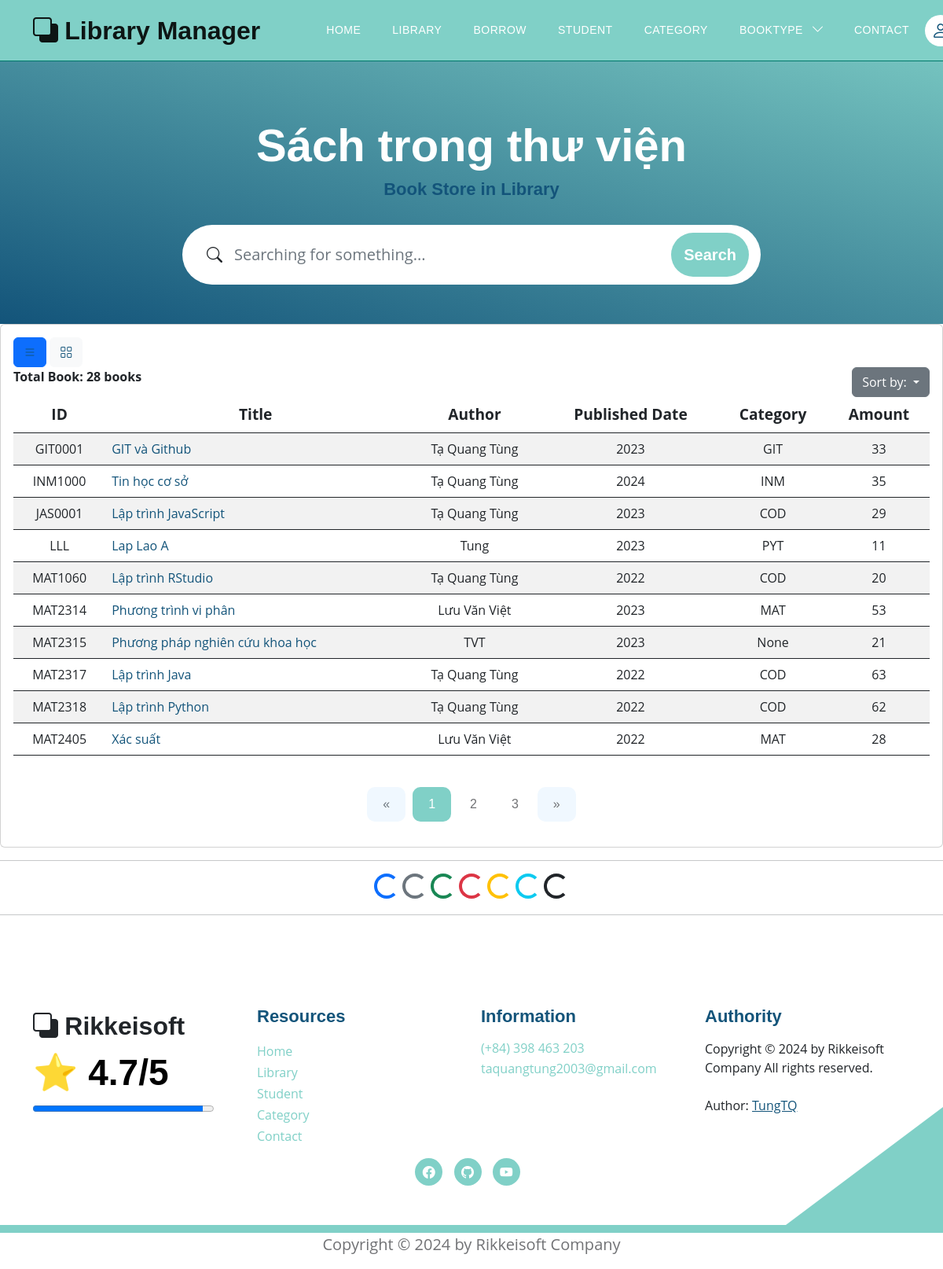
The page /books?bookview=0 on the database its author committed.
### models.py (models this page shows, shortened)
class Book(Base):
    __tablename__ = 'books'
    username_id = Column(String(30), ForeignKey('users.username'), nullable=False)
    id_book = Column(String(30), primary_key=True, unique=True, index=True)         # Số thứ tự sách
    title = Column(String(100), index=True)      # Tiêu đề sách
    author = Column(String(100), index=True)     # Tác giả
    year = Column(Integer)                  # Năm xuất bản
    quantity_amount = Column(Integer, index=True, default=0)
    category_id = Column(String(10), ForeignKey('category.category_id'), nullable=False)
    insert_at = Column(DateTime, index=True)
    insert_id = Column(String(30), index=True)
    update_at = Column(DateTime,index=True)
    update_id = Column(String(30), index=True)
    delete_at = Column(DateTime,index=True)
    delete_id = Column(String(30), index=True)
    delete_flag = Column(Integer, index=True)
    image_book = Column(String(100), index=True, nullable=True)         # Đường dẫn tới ảnh của sách
    pdf_book = Column(String(100), index=True, nullable=True)           # Đường dẫn tới file PDF của sách
    user = relationship("User", back_populates="books")
    category = relationship("Category", back_populates="category_books")
    borrows = relationship("BorrowBook", back_populates="book_borrow")
    borrowfinal = relationship("BorrowBookFinal", back_populates="book_borrow_final")
    comments = relationship("CommentBook", back_populates="book")

class Category(Base):
    __tablename__ = 'category'
    category_id = Column(String(10), primary_key=True, index=True)
    category_name = Column(String(50), index=True)
    insert_at = Column(DateTime, index=True)
    insert_id = Column(String(30), index=True)
    update_at = Column(DateTime,index=True)
    update_id = Column(String(30), index=True)
    delete_at = Column(DateTime,index=True)
    delete_id = Column(String(30), index=True)
    delete_flag = Column(Integer, index=True)
    category_books = relationship("Book", back_populates="category")

### routers/book.py (the view)
@router.get('/books', response_class=HTMLResponse)
async def read_all_books(request: Request, bookview: int, page: int = Query(1, gt=0), page_size: int = Query(10, gt=0), page_size2: int = Query(12, gt = 0), db: Session = Depends(models.get_db)):
    mean_star = function.get_mean_star(db)
    all_category2 = db.query(models.Category).filter(models.Category.delete_flag != 1).all()
    if bookview == 0:
        offset = (page - 1) * page_size
        books = db.query(models.Book).filter(models.Book.delete_flag == 0).order_by(models.Book.id_book).offset(offset).limit(page_size).all()
        total_books = db.query(models.Book).filter(models.Book.delete_flag == 0).count()
        total_pages = (total_books + page_size - 1) // page_size  # Tính toán tổng số trang
        return templates.TemplateResponse("books/library.html", {
            "request": request,
            "books": books,
            "total_books": total_books,
            "page": page,
            "total_pages": total_pages,
            "mean_star": mean_star,
            "bookview": bookview,
            "all_category2": all_category2
        })
    else:
        offset = (page - 1) * page_size2
        books = db.query(models.Book).filter(models.Book.delete_flag == 0).order_by(models.Book.id_book).offset(offset).limit(page_size2).all()
        total_books = db.query(models.Book).filter(models.Book.delete_flag == 0).count()
        total_pages = (total_books + page_size2 - 1) // page_size2  # Tính toán tổng số trang
        return templates.TemplateResponse("books/library_view.html", {
            "request": request,
            "books": books,
            "total_books": total_books,
            "page": page,
            "total_pages": total_pages,
            "mean_star": mean_star,
            "bookview": bookview,
            "all_category2": all_category2
        })

### templates/books/library.html (shortened to what this page needs)
{% extends "base.html" %}
{% block content %}
<section class="hero-section d-flex justify-content-center align-items-center" id="section_1"
    style="padding-bottom: 50px;">
    <div class="container">
        <div class="row">
            <div class="col-lg-8 col-12 mx-auto">
                <h1 class="text-white text-center"> Sách trong thư viện </h1>
                <h6 class="text-center"> Book Store in Library </h6>
                <form method="get" action="/books/search_book?bookview={{bookview}}" class="custom-form mt-4 pt-2 mb-lg-0 mb-5" role="search">
                    <div class="input-group input-group-lg">
                        <span class="input-group-text bi-search" id="basic-addon1"></span>
                        <input name="searching" type="search" class="form-control" id="searching"
                            placeholder="Searching for something..." aria-label="Search Anywhere">
                        <button type="submit" class="btn btn-primary">Search</button>
                    </div>
                </form>
            </div>
        </div>
    </div>
</section>
<div class="card card-table comman-shadow">
    <div class="card-body">
        <div class="table-responsive">
            <div id="DataTables_Table_0_wrapper" class="dataTables_wrapper no-footer">
                <div class="row">
                    <div class="container">
                        <div class="button-container">
                            <button class="btn btn-primary button">
                                <a href="/books?bookview=0">
                                    <i class="bi bi-list"></i>
                                </a>
                            </button>
                            <button class="btn btn-light button">
                                <a href="/books?bookview=1">
                                    <i class="bi bi-grid"></i>
                                </a>
                            </button>
                        </div>
                    </div>
                    <div class="col-md-6">
                        <div class="dataTables_length" id="DataTables_Table_0_length">
                            <label> <b> Total Book: {{total_books}} books </b>
                            </label>
                        </div>
                    </div>
                    <div class="col-md-6 text-md-end">
                        <div class="dropdown">
                            <button class="btn btn-secondary dropdown-toggle" type="button" data-bs-toggle="dropdown" aria-expanded="false">
                                Sort by:
                            </button>
                        </div>
                    </div>
                </div>
                <table
                    class="table border-0 star-student table-hover table-center mb-0 datatable table-striped dataTable no-footer"
                    id="DataTables_Table_0" aria-describedby="DataTables_Table_0_info">
                    <thead class="student-thread">
                        <tr style="text-align: center; font-size:larger;">
                            <th rowspan="1" colspan="1"
                                aria-label="ID: activate to sort column ascending">ID</th>
                            <th rowspan="1" colspan="1"
                                aria-label="Title: activate to sort column ascending">Title</th>
                            <th rowspan="1" colspan="1"
                                aria-label="Author: activate to sort column ascending">Author</th>
                            <th rowspan="1" colspan="1"
                                aria-label="Published Date: activate to sort column ascending">Published Date</th>
                            <th rowspan="1" colspan="1"
                                aria-label="Category: activate to sort column ascending">Category</th>
                            <th rowspan="1" colspan="1"
                                aria-label="Action: activate to sort column ascending">Amount</th>
                        </tr>
                    </thead>
                    <tbody>
                        <form action="">
                        {% for book in books %}
                            <tr class="{% if loop.index is even %} even {% else %}odd{% endif %}">
                                <td style="text-align: center;">{{ book.id_book }}</td>
                                <td> <a href="/books/detail_book?choice_book={{book.id_book}}">{{ book.title }}</a></td>
                                <td style="text-align: center;">{{ book.author }}</td>
                                <td style="text-align: center;">{{ book.year }}</td>
                                <td style="text-align: center;">{{ book.category }}</td>
                                <td style="text-align: center;">{{ book.quantity_amount }}</td>
                            </tr>
                        {% endfor %}
                        </form>
                    </tbody>
                </table>
                <div style="text-align: center;">
                    <nav aria-label="Page navigation example" style="display: inline-block;">
                        <ul class="pagination">
                            <li class="page-item {% if page == 1 %}disabled{% endif %}">
                                <a class="page-link" href="/books?bookview=0&page={{ page - 1 }}" aria-label="Previous">
                                    <span aria-hidden="true">&laquo;</span>
                                </a>
                            </li>
                            {% for num in range(1, total_pages + 1) %}
                            <li class="page-item {% if num == page %}active{% endif %}">
                                <a class="page-link" href="/books?bookview=0&page={{ num }}">{{ num }}</a>
                            </li>
                            {% endfor %}
                            <li class="page-item {% if page == total_pages %}disabled{% endif %}">
                                <a class="page-link" href="/books?bookview=0&page={{ page + 1 }}" aria-label="Next">
                                    <span aria-hidden="true">&raquo;</span>
                                </a>
                            </li>
                        </ul>
                    </nav>
                </div>
            </div>
        </div>
    </div>
</div>
<hr>
<div style="text-align: center;">
    <div class="spinner-border text-primary" role="status">
    </div>
    <div class="spinner-border text-secondary" role="status">
    </div>
    <div class="spinner-border text-success" role="status">
    </div>
    <div class="spinner-border text-danger" role="status">
    </div>
    <div class="spinner-border text-warning" role="status">
    </div>
    <div class="spinner-border text-info" role="status">
    </div>
    <div class="spinner-border text-dark" role="status">
    </div>
</div>
<hr>
{% endblock content %}

### static/css/templatemo-topic-listing.css (style rules this page uses)
:root { --white-color: #ffffff; --primary-color: #13547a; --secondary-color: #80d0c7; --section-bg-color: #f0f8ff; --custom-btn-bg-color: #80d0c7; --custom-btn-bg-hover-color: #13547a; --dark-color: #000000; --p-color: #717275; --border-color: #7fffd4; --link-hover-color: #13547a; --body-font-family: 'Open Sans', sans-serif; --title-font-family: 'Montserrat', sans-serif; --h1-font-size: 58px; --h2-font-size: 46px; --h3-font-size: 32px; --h4-font-size: 28px; --h5-font-size: 24px; --h6-font-size: 22px; --p-font-size: 20px; --menu-font-size: 14px; --btn-font-size: 18px; --copyright-font-size: 16px; --border-radius-large: 100px; --border-radius-medium: 20px; --border-radius-small: 10px; --font-weight-normal: 400; --font-weight-medium: 500; --font-weight-semibold: 600; --font-weight-bold: 700; }
body { background-color: var(--white-color); font-family: var(--body-font-family); }
h2, h3, h4, h5, h6 { color: var(--dark-color); }
h1, h2, h3, h4, h5, h6 { font-family: var(--title-font-family); font-weight: var(--font-weight-semibold); }
h1 { font-size: var(--h1-font-size); font-weight: var(--font-weight-bold); }
h6 { color: var(--primary-color); font-size: var(--h6-font-size); }
ul li { color: var(--p-color); font-size: var(--p-font-size); font-weight: var(--font-weight-normal); }
a, button { touch-action: manipulation; transition: all 0.3s; }
a { display: inline-block; color: var(--primary-color); text-decoration: none; }
b, strong { font-weight: var(--font-weight-bold); }
.hero-section { background-image: linear-gradient(15deg, #13547a 0%, #80d0c7 100%); position: relative; overflow: hidden; padding-top: 150px; padding-bottom: 150px; }
.hero-section .input-group { background-color: var(--white-color); border-radius: var(--border-radius-large); padding: 10px 15px; }
.hero-section .input-group-text { background-color: transparent; border: 0; }
.hero-section input[type="search"] { border: 0; box-shadow: none; margin-bottom: 0; padding-left: 0; }
.hero-section button[type="submit"] { background-color: var(--primary-color); border: 0; border-radius: var(--border-radius-large) !important; color: var(--white-color); max-width: 150px; }
.pagination { margin-top: 40px; }
.page-link { border: 0; border-radius: var(--border-radius-small); color: var(--p-color); font-family: var(--title-font-family); margin: 0 5px; padding: 10px 20px; }
.page-item:first-child .page-link { margin-right: 10px; }
.page-item:first-child .page-link, .page-item:last-child .page-link { background-color: var(--section-bg-color); border-radius: var(--border-radius-small); }
.active>.page-link, .page-link.active { background-color: var(--secondary-color); border-color: var(--secondary-color); }
.custom-form .form-control { border-radius: var(--border-radius-large); color: var(--p-color); margin-bottom: 24px; padding-top: 13px; padding-bottom: 13px; padding-left: 20px; outline: none; }
.custom-form button[type="submit"] { background: var(--custom-btn-bg-color); border: none; border-radius: var(--border-radius-large); color: var(--white-color); font-family: var(--title-font-family); font-size: var(--p-font-size); font-weight: var(--font-weight-semibold); transition: all 0.3s; margin-bottom: 0; }

### rows shown on the page
Book: id_book "GIT0001", title "GIT và Github", author "Tạ Quang Tùng", year "2023", category "GIT", quantity_amount "33"
Book: id_book "INM1000", title "Tin học cơ sở", author "Tạ Quang Tùng", year "2024", category "INM", quantity_amount "35"
Book: id_book "JAS0001", title "Lập trình JavaScript", author "Tạ Quang Tùng", year "2023", category "COD", quantity_amount "29"
Book: id_book "LLL", title "Lap Lao A", author "Tung", year "2023", category "PYT", quantity_amount "11"
Book: id_book "MAT1060", title "Lập trình RStudio", author "Tạ Quang Tùng", year "2022", category "COD", quantity_amount "20"
Book: id_book "MAT2314", title "Phương trình vi phân", author "Lưu Văn Việt", year "2023", category "MAT", quantity_amount "53"
Book: id_book "MAT2315", title "Phương pháp nghiên cứu khoa học", author "TVT", year "2023", category "None", quantity_amount "21"
Book: id_book "MAT2317", title "Lập trình Java", author "Tạ Quang Tùng", year "2022", category "COD", quantity_amount "63"
Book: id_book "MAT2318", title "Lập trình Python", author "Tạ Quang Tùng", year "2022", category "COD", quantity_amount "62"
Book: id_book "MAT2405", title "Xác suất", author "Lưu Văn Việt", year "2022", category "MAT", quantity_amount "28"

### other values the page prints
{{ total_books }} "28"
{{ num }} "1" "2" "3"
{{ mean_star }} "4.7"
